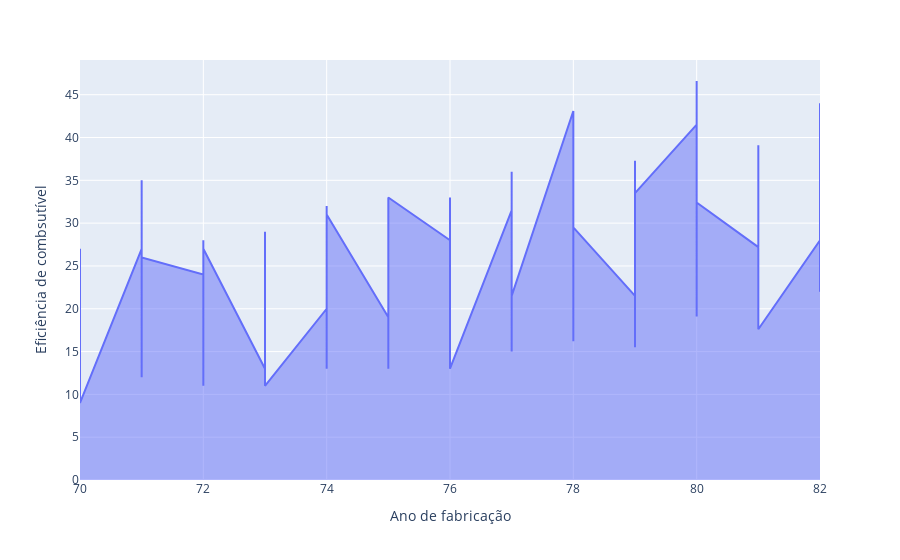

The cell this chart's notebook holds for it:
### Markdown cell above
#### A eficiência de combsutível (``mpg``) variou ao longo dos anos de fabricação (``model_year``)?

### Code cell
fig = px.area(df, x='model_year', y='mpg')
fig.update_layout(
    xaxis_title="Ano de fabricação",
    yaxis_title="Eficiência de combsutível")
fig.show()

### Figure 1 — Plotly figure (JSON) as saved in the notebook; plotly's stock layout.template omitted (floating-point values rounded to 4 significant figures; data arrays with more than 128 entries replaced by an {"elided": "..."} marker saying what was removed)
{"data": [{"fillpattern": {"shape": ""}, "hovertemplate": "model_year=%{x}<br>mpg=%{y}<extra></extra>", "legendgroup": "", "line": {"color": "#636efa"}, "marker": {"symbol": "circle"}, "mode": "lines", "name": "", "orientation": "v", "showlegend": false, "stackgroup": "1", "type": "scatter", "x": {"elided": "392 int values"}, "xaxis": "x", "y": {"elided": "392 float values"}, "yaxis": "y"}], "layout": {"autosize": true, "legend": {"tracegroupgap": 0}, "margin": {"t": 60}, "xaxis": {"anchor": "y", "autorange": true, "domain": [0, 1], "range": [70, 82], "title": {"text": "Ano de fabricação"}, "type": "linear"}, "yaxis": {"anchor": "x", "autorange": true, "domain": [0, 1], "range": [0, 49.05], "title": {"text": "Eficiência de combsutível"}, "type": "linear"}}}
